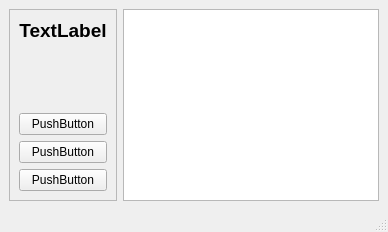
<?xml version="1.0" encoding="UTF-8"?>
<ui version="4.0">
 <class>MainWindow</class>
 <widget class="QMainWindow" name="MainWindow">
  <property name="windowTitle">
   <string>MainWindow</string>
  </property>
  <widget class="QWidget" name="centralwidget">
   <layout class="QHBoxLayout" name="horizontalLayout">
    <item>
     <widget class="QFrame" name="frame">
      <property name="frameShape">
       <enum>QFrame::StyledPanel</enum>
      </property>
      <property name="frameShadow">
       <enum>QFrame::Raised</enum>
      </property>
      <layout class="QVBoxLayout" name="verticalLayout">
       <item>
        <widget class="QLabel" name="lb_time">
         <property name="font">
          <font>
           <pointsize>14</pointsize>
           <bold>true</bold>
          </font>
         </property>
         <property name="text">
          <string>TextLabel</string>
         </property>
         <property name="alignment">
          <set>Qt::AlignCenter</set>
         </property>
        </widget>
       </item>
       <item>
        <spacer name="verticalSpacer">
         <property name="orientation">
          <enum>Qt::Vertical</enum>
         </property>
         <property name="sizeHint" stdset="0">
          <size>
           <width>20</width>
           <height>40</height>
          </size>
         </property>
        </spacer>
       </item>
       <item>
        <widget class="QPushButton" name="pb_startPause">
         <property name="text">
          <string>PushButton</string>
         </property>
        </widget>
       </item>
       <item>
        <widget class="QPushButton" name="pb_lap">
         <property name="text">
          <string>PushButton</string>
         </property>
        </widget>
       </item>
       <item>
        <widget class="QPushButton" name="pb_reset">
         <property name="text">
          <string>PushButton</string>
         </property>
        </widget>
       </item>
      </layout>
     </widget>
    </item>
    <item>
     <widget class="QTextBrowser" name="txtb_timeLaps"/>
    </item>
   </layout>
  </widget>
  <widget class="QMenuBar" name="menubar">
   <property name="geometry">
    <rect>
     <x>0</x>
     <y>0</y>
     <width>339</width>
     <height>22</height>
    </rect>
   </property>
  </widget>
  <widget class="QStatusBar" name="statusbar"/>
 </widget>
 <resources/>
 <connections>
  <connection>
   <sender>pb_reset</sender>
   <signal>clicked()</signal>
   <receiver>txtb_timeLaps</receiver>
   <slot>clear()</slot>
   <hints>
    <hint type="sourcelabel">
     <x>88</x>
     <y>168</y>
    </hint>
    <hint type="destinationlabel">
     <x>134</x>
     <y>167</y>
    </hint>
   </hints>
  </connection>
 </connections>
</ui>
